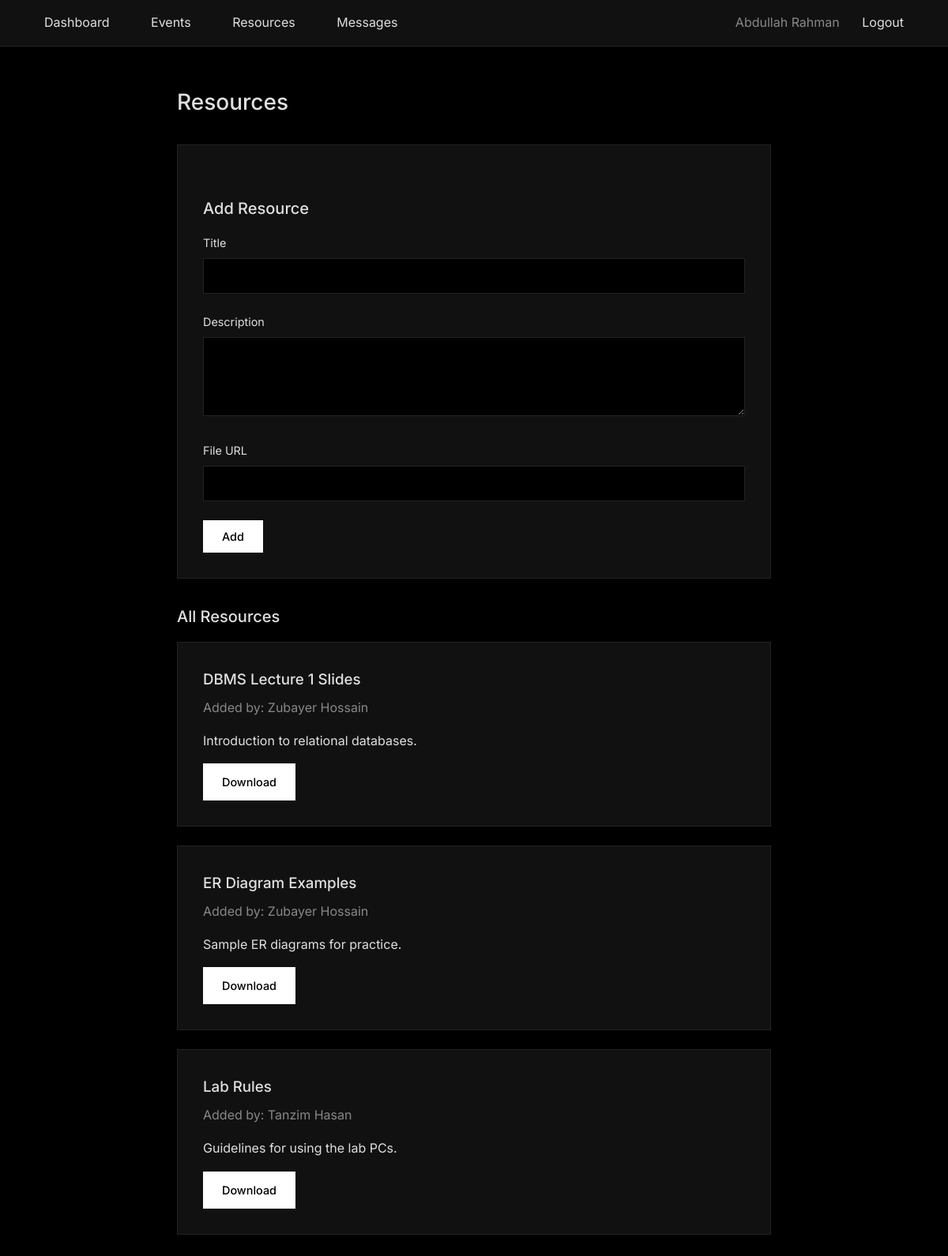
Screenshot of /resources (signed in) with the database file from the repository.
### tables this page shows
CREATE TABLE Resources (
    resource_id INTEGER PRIMARY KEY AUTOINCREMENT,
    user_id     INTEGER NOT NULL,
    title       VARCHAR(200) NOT NULL,
    description TEXT,
    file_url    VARCHAR(255),
    created_at TIMESTAMP DEFAULT CURRENT_TIMESTAMP,
    FOREIGN KEY (user_id) REFERENCES User(user_id)
        ON UPDATE CASCADE ON DELETE CASCADE
);

CREATE TABLE User (
    user_id     INTEGER PRIMARY KEY AUTOINCREMENT,
    name        VARCHAR(100) NOT NULL,
    email       VARCHAR(100) NOT NULL UNIQUE,
    password    VARCHAR(255) NOT NULL,
    role        VARCHAR(50)  NOT NULL,
    profile_pic VARCHAR(255)
);

### app.py (the view)
@app.route('/resources')
def resources():
    if 'user_id' not in session:
        return redirect(url_for('index'))
    conn = get_db()
    resources = conn.execute('''
        SELECT r.*, u.name as user_name
        FROM Resources r
        JOIN User u ON r.user_id = u.user_id
        ORDER BY r.created_at DESC
    ''').fetchall()
    conn.close()
    return render_template('resources.html', resources=resources)

### app.py (called while the page is built)
def get_db():
    conn = sqlite3.connect(DATABASE)
    conn.row_factory = sqlite3.Row
    return conn

### templates/resources.html (shortened to what this page needs)
{% extends "base.html" %}
{% block content %}
<h1>Resources</h1>
<div class="card">
    <h2>Add Resource</h2>
    <form method="POST" action="{{ url_for('create_resource') }}">
        <div class="form-group">
            <label for="title">Title</label>
            <input type="text" id="title" name="title" required>
        </div>
        <div class="form-group">
            <label for="description">Description</label>
            <textarea id="description" name="description"></textarea>
        </div>
        <div class="form-group">
            <label for="file_url">File URL</label>
            <input type="url" id="file_url" name="file_url">
        </div>
        <button type="submit" class="btn">Add</button>
    </form>
</div>
<h2>All Resources</h2>
{% if resources %}
    {% for resource in resources %}
    <div class="card">
        <div style="margin-bottom: 1rem;">
            <h3 style="margin-bottom: 0.5rem;">{{ resource.title }}</h3>
            <p style="color: var(--text-muted); margin-bottom: 0.5rem;">
                Added by: {{ resource.user_name }}
            </p>
        </div>
        {% if resource.description %}
        <p style="margin-bottom: 1rem; white-space: pre-wrap;">{{ resource.description }}</p>
        {% endif %}
        {% if resource.file_url %}
        <div>
            <a href="{{ resource.file_url }}" target="_blank" class="btn">Download</a>
        </div>
        {% endif %}
    </div>
    {% endfor %}
{% else %}
    <div class="card">
        <p style="text-align: center; color: var(--text-muted); padding: 2rem;">
            No resources yet.
        </p>
    </div>
{% endif %}
{% endblock %}

### templates/base.html (style rules this page uses)
* { margin: 0; padding: 0; box-sizing: border-box; }
:root { --bg: #000000; --surface: #111111; --surface-hover: #1a1a1a; --border: #222222; --text: #e0e0e0; --text-muted: #888888; --accent: #ffffff; }
body { font-family: 'Inter', -apple-system, BlinkMacSystemFont, sans-serif; background: var(--bg); min-height: 100vh; color: var(--text); line-height: 1.6; font-weight: 400; }
.card { background: var(--surface); border: 1px solid var(--border); padding: 2rem; margin-bottom: 1.5rem; transition: border-color 0.2s; }
.card h1, .card h2, .card h3 { color: var(--text); margin-bottom: 1rem; font-weight: 500; }
.card h2 { font-size: 1.25rem; font-weight: 500; }
.btn { background: var(--accent); color: var(--bg); border: none; padding: 0.75rem 1.5rem; cursor: pointer; text-decoration: none; display: inline-block; transition: opacity 0.2s; font-weight: 500; font-size: 0.9rem; font-family: inherit; }
.form-group { margin-bottom: 1.5rem; }
.form-group label { display: block; margin-bottom: 0.5rem; color: var(--text); font-weight: 400; font-size: 0.9rem; }
.form-group input, .form-group textarea, .form-group select { width: 100%; padding: 0.75rem; border: 1px solid var(--border); background: var(--bg); color: var(--text); font-size: 0.95rem; font-family: inherit; transition: border-color 0.2s; }
.form-group textarea { resize: vertical; min-height: 100px; }
h1 { color: var(--text); font-weight: 500; font-size: 1.75rem; margin-bottom: 2rem; }
h2 { color: var(--text); font-weight: 500; font-size: 1.25rem; margin: 2rem 0 1rem 0; }
p { color: var(--text); }
a { color: var(--text); text-decoration: underline; text-decoration-color: var(--text-muted); transition: text-decoration-color 0.2s; }

### rows the page displays
Resources: title "DBMS Lecture 1 Slides", user_name "Zubayer Hossain", description "Introduction to relational databases."
Resources: title "ER Diagram Examples", user_name "Zubayer Hossain", description "Sample ER diagrams for practice."
Resources: title "Lab Rules", user_name "Tanzim Hasan", description "Guidelines for using the lab PCs."

### other values shown
{{ session.user_name }} "Abdullah Rahman"
